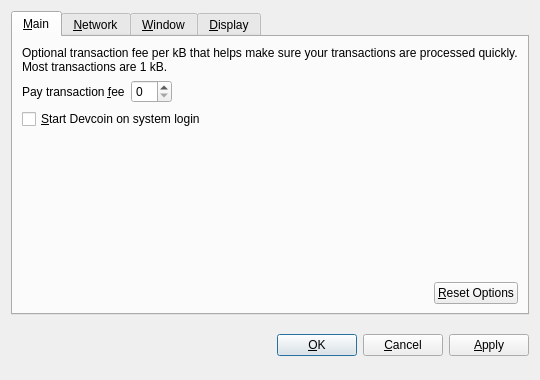
<?xml version="1.0" encoding="UTF-8"?>
<ui version="4.0">
 <class>OptionsDialog</class>
 <widget class="QDialog" name="OptionsDialog">
  <property name="geometry">
   <rect>
    <x>0</x>
    <y>0</y>
    <width>540</width>
    <height>380</height>
   </rect>
  </property>
  <property name="windowTitle">
   <string>Options</string>
  </property>
  <property name="modal">
   <bool>true</bool>
  </property>
  <layout class="QVBoxLayout" name="verticalLayout">
   <item>
    <widget class="QTabWidget" name="tabWidget">
     <property name="tabPosition">
      <enum>QTabWidget::North</enum>
     </property>
     <property name="currentIndex">
      <number>0</number>
     </property>
     <widget class="QWidget" name="tabMain">
      <attribute name="title">
       <string>&amp;Main</string>
      </attribute>
      <layout class="QVBoxLayout" name="verticalLayout_Main">
       <item>
        <widget class="QLabel" name="transactionFeeInfoLabel">
         <property name="text">
          <string>Optional transaction fee per kB that helps make sure your transactions are processed quickly. Most transactions are 1 kB.</string>
         </property>
         <property name="textFormat">
          <enum>Qt::PlainText</enum>
         </property>
         <property name="wordWrap">
          <bool>true</bool>
         </property>
        </widget>
       </item>
       <item>
        <layout class="QHBoxLayout" name="horizontalLayout_1_Main">
         <item>
          <widget class="QLabel" name="transactionFeeLabel">
           <property name="text">
            <string>Pay transaction &amp;fee</string>
           </property>
           <property name="textFormat">
            <enum>Qt::PlainText</enum>
           </property>
           <property name="buddy">
            <cstring>transactionFee</cstring>
           </property>
          </widget>
         </item>
         <item>
          <widget class="BitcoinAmountField" name="transactionFee"/>
         </item>
         <item>
          <spacer name="horizontalSpacer_1_Main">
           <property name="orientation">
            <enum>Qt::Horizontal</enum>
           </property>
           <property name="sizeHint" stdset="0">
            <size>
             <width>40</width>
             <height>20</height>
            </size>
           </property>
          </spacer>
         </item>
        </layout>
       </item>
       <item>
        <widget class="QCheckBox" name="bitcoinAtStartup">
         <property name="toolTip">
          <string>Automatically start Devcoin after logging in to the system.</string>
         </property>
         <property name="text">
          <string>&amp;Start Devcoin on system login</string>
         </property>
        </widget>
       </item>
       <item>
        <spacer name="verticalSpacer_Main">
         <property name="orientation">
          <enum>Qt::Vertical</enum>
         </property>
         <property name="sizeHint" stdset="0">
          <size>
           <width>20</width>
           <height>40</height>
          </size>
         </property>
        </spacer>
       </item>
       <item>
        <layout class="QHBoxLayout" name="horizontalLayout_2_Main">
         <item>
          <spacer name="horizontalSpacer_2_Main">
           <property name="orientation">
            <enum>Qt::Horizontal</enum>
           </property>
           <property name="sizeHint" stdset="0">
            <size>
             <width>40</width>
             <height>20</height>
            </size>
           </property>
          </spacer>
         </item>
         <item>
          <widget class="QPushButton" name="resetButton">
           <property name="toolTip">
            <string>Reset all client options to default.</string>
           </property>
           <property name="text">
            <string>&amp;Reset Options</string>
           </property>
           <property name="autoDefault">
            <bool>false</bool>
           </property>
          </widget>
         </item>
        </layout>
       </item>
      </layout>
     </widget>
     <widget class="QWidget" name="tabNetwork">
      <attribute name="title">
       <string>&amp;Network</string>
      </attribute>
      <layout class="QVBoxLayout" name="verticalLayout_Network">
       <item>
        <widget class="QCheckBox" name="mapPortUpnp">
         <property name="toolTip">
          <string>Automatically open the Devcoin client port on the router. This only works when your router supports UPnP and it is enabled.</string>
         </property>
         <property name="text">
          <string>Map port using &amp;UPnP</string>
         </property>
        </widget>
       </item>
       <item>
        <widget class="QCheckBox" name="connectSocks">
         <property name="toolTip">
          <string>Connect to the Devcoin network through a SOCKS proxy (e.g. when connecting through Tor).</string>
         </property>
         <property name="text">
          <string>&amp;Connect through SOCKS proxy:</string>
         </property>
        </widget>
       </item>
       <item>
        <layout class="QHBoxLayout" name="horizontalLayout_Network">
         <item>
          <widget class="QLabel" name="proxyIpLabel">
           <property name="text">
            <string>Proxy &amp;IP:</string>
           </property>
           <property name="textFormat">
            <enum>Qt::PlainText</enum>
           </property>
           <property name="buddy">
            <cstring>proxyIp</cstring>
           </property>
          </widget>
         </item>
         <item>
          <widget class="QValidatedLineEdit" name="proxyIp">
           <property name="maximumSize">
            <size>
             <width>140</width>
             <height>16777215</height>
            </size>
           </property>
           <property name="toolTip">
            <string>IP address of the proxy (e.g. 127.0.0.1)</string>
           </property>
          </widget>
         </item>
         <item>
          <widget class="QLabel" name="proxyPortLabel">
           <property name="text">
            <string>&amp;Port:</string>
           </property>
           <property name="textFormat">
            <enum>Qt::PlainText</enum>
           </property>
           <property name="buddy">
            <cstring>proxyPort</cstring>
           </property>
          </widget>
         </item>
         <item>
          <widget class="QLineEdit" name="proxyPort">
           <property name="maximumSize">
            <size>
             <width>55</width>
             <height>16777215</height>
            </size>
           </property>
           <property name="toolTip">
            <string>Port of the proxy (e.g. 9050)</string>
           </property>
          </widget>
         </item>
         <item>
          <widget class="QLabel" name="socksVersionLabel">
           <property name="text">
            <string>SOCKS &amp;Version:</string>
           </property>
           <property name="textFormat">
            <enum>Qt::PlainText</enum>
           </property>
           <property name="buddy">
            <cstring>socksVersion</cstring>
           </property>
          </widget>
         </item>
         <item>
          <widget class="QValueComboBox" name="socksVersion">
           <property name="toolTip">
            <string>SOCKS version of the proxy (e.g. 5)</string>
           </property>
          </widget>
         </item>
         <item>
          <spacer name="horizontalSpacer_Network">
           <property name="orientation">
            <enum>Qt::Horizontal</enum>
           </property>
           <property name="sizeHint" stdset="0">
            <size>
             <width>40</width>
             <height>20</height>
            </size>
           </property>
          </spacer>
         </item>
        </layout>
       </item>
       <item>
        <spacer name="verticalSpacer_Network">
         <property name="orientation">
          <enum>Qt::Vertical</enum>
         </property>
         <property name="sizeHint" stdset="0">
          <size>
           <width>20</width>
           <height>40</height>
          </size>
         </property>
        </spacer>
       </item>
      </layout>
     </widget>
     <widget class="QWidget" name="tabWindow">
      <attribute name="title">
       <string>&amp;Window</string>
      </attribute>
      <layout class="QVBoxLayout" name="verticalLayout_Window">
       <item>
        <widget class="QCheckBox" name="minimizeToTray">
         <property name="toolTip">
          <string>Show only a tray icon after minimizing the window.</string>
         </property>
         <property name="text">
          <string>&amp;Minimize to the tray instead of the taskbar</string>
         </property>
        </widget>
       </item>
       <item>
        <widget class="QCheckBox" name="minimizeOnClose">
         <property name="toolTip">
          <string>Minimize instead of exit the application when the window is closed. When this option is enabled, the application will be closed only after selecting Quit in the menu.</string>
         </property>
         <property name="text">
          <string>M&amp;inimize on close</string>
         </property>
        </widget>
       </item>
       <item>
        <spacer name="verticalSpacer_Window">
         <property name="orientation">
          <enum>Qt::Vertical</enum>
         </property>
         <property name="sizeHint" stdset="0">
          <size>
           <width>20</width>
           <height>40</height>
          </size>
         </property>
        </spacer>
       </item>
      </layout>
     </widget>
     <widget class="QWidget" name="tabDisplay">
      <attribute name="title">
       <string>&amp;Display</string>
      </attribute>
      <layout class="QVBoxLayout" name="verticalLayout_Display">
       <item>
        <layout class="QHBoxLayout" name="horizontalLayout_1_Display">
         <item>
          <widget class="QLabel" name="langLabel">
           <property name="text">
            <string>User Interface &amp;language:</string>
           </property>
           <property name="textFormat">
            <enum>Qt::PlainText</enum>
           </property>
           <property name="buddy">
            <cstring>lang</cstring>
           </property>
          </widget>
         </item>
         <item>
          <widget class="QValueComboBox" name="lang">
           <property name="toolTip">
            <string>The user interface language can be set here. This setting will take effect after restarting Devcoin.</string>
           </property>
          </widget>
         </item>
        </layout>
       </item>
       <item>
        <layout class="QHBoxLayout" name="horizontalLayout_2_Display">
         <item>
          <widget class="QLabel" name="unitLabel">
           <property name="text">
            <string>&amp;Unit to show amounts in:</string>
           </property>
           <property name="textFormat">
            <enum>Qt::PlainText</enum>
           </property>
           <property name="buddy">
            <cstring>unit</cstring>
           </property>
          </widget>
         </item>
         <item>
          <widget class="QValueComboBox" name="unit">
           <property name="toolTip">
            <string>Choose the default subdivision unit to show in the interface and when sending coins.</string>
           </property>
          </widget>
         </item>
        </layout>
       </item>
       <item>
        <widget class="QCheckBox" name="displayAddresses">
         <property name="toolTip">
          <string>Whether to show Devcoin addresses in the transaction list or not.</string>
         </property>
         <property name="text">
          <string>&amp;Display addresses in transaction list</string>
         </property>
        </widget>
       </item>
       <item>
        <spacer name="verticalSpacer_Display">
         <property name="orientation">
          <enum>Qt::Vertical</enum>
         </property>
         <property name="sizeHint" stdset="0">
          <size>
           <width>20</width>
           <height>40</height>
          </size>
         </property>
        </spacer>
       </item>
      </layout>
     </widget>
    </widget>
   </item>
   <item>
    <layout class="QHBoxLayout" name="horizontalLayout_Buttons">
     <item>
      <spacer name="horizontalSpacer_1">
       <property name="orientation">
        <enum>Qt::Horizontal</enum>
       </property>
       <property name="sizeHint" stdset="0">
        <size>
         <width>40</width>
         <height>48</height>
        </size>
       </property>
      </spacer>
     </item>
     <item>
      <widget class="QLabel" name="statusLabel">
       <property name="font">
        <font>
         <weight>75</weight>
         <bold>true</bold>
        </font>
       </property>
       <property name="text">
        <string/>
       </property>
       <property name="textFormat">
        <enum>Qt::PlainText</enum>
       </property>
       <property name="wordWrap">
        <bool>true</bool>
       </property>
      </widget>
     </item>
     <item>
      <spacer name="horizontalSpacer_2">
       <property name="orientation">
        <enum>Qt::Horizontal</enum>
       </property>
       <property name="sizeHint" stdset="0">
        <size>
         <width>40</width>
         <height>48</height>
        </size>
       </property>
      </spacer>
     </item>
     <item>
      <widget class="QPushButton" name="okButton">
       <property name="text">
        <string>&amp;OK</string>
       </property>
      </widget>
     </item>
     <item>
      <widget class="QPushButton" name="cancelButton">
       <property name="text">
        <string>&amp;Cancel</string>
       </property>
       <property name="autoDefault">
        <bool>false</bool>
       </property>
      </widget>
     </item>
     <item>
      <widget class="QPushButton" name="applyButton">
       <property name="text">
        <string>&amp;Apply</string>
       </property>
       <property name="autoDefault">
        <bool>false</bool>
       </property>
      </widget>
     </item>
    </layout>
   </item>
  </layout>
 </widget>
 <customwidgets>
  <customwidget>
   <class>BitcoinAmountField</class>
   <extends>QSpinBox</extends>
   <header>bitcoinamountfield.h</header>
  </customwidget>
  <customwidget>
   <class>QValueComboBox</class>
   <extends>QComboBox</extends>
   <header>qvaluecombobox.h</header>
  </customwidget>
  <customwidget>
   <class>QValidatedLineEdit</class>
   <extends>QLineEdit</extends>
   <header>qvalidatedlineedit.h</header>
  </customwidget>
 </customwidgets>
 <resources/>
 <connections/>
</ui>
